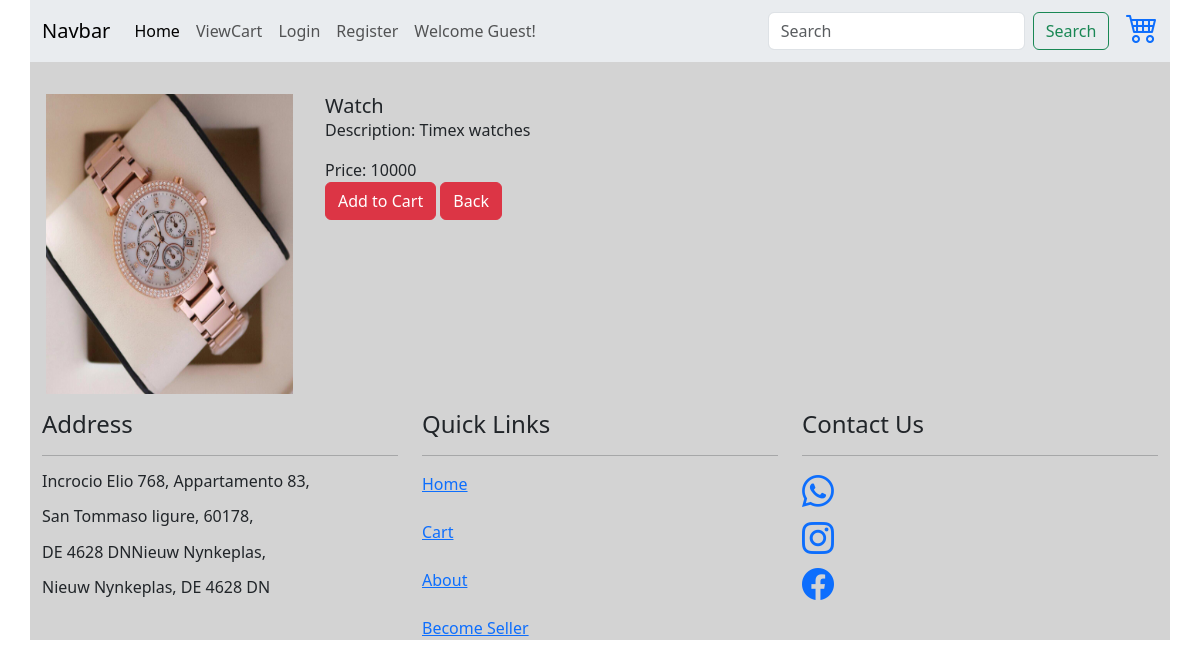
The page /productDetail/2 on the database its author committed.
### EcommApp/models.py (models this page shows, shortened)
class Product(models.Model):
    user = models.ForeignKey(User,on_delete = models.CASCADE,blank=True,null = True)
    product_id = models.IntegerField(primary_key = True)
    product_name = models.CharField(max_length = 50)
    type = (("Watch","Watch"),("Mobile","Mobile"),("Laptop","Laptop"))
    category = models.CharField(max_length = 100,choices = type)
    desc = models.CharField(max_length = 255)
    price = models.IntegerField()
    image = models.ImageField(upload_to='pics')
    prod = CustomManager() #object of Custom Manager
    objects = models.Manager() #default manager

### EcommApp/views.py (the view)
# urls.py: path("productDetail/<int:pid>",views.productDetail,name="productDetails"),
def productDetail(req,pid):
    products = Product.objects.get(product_id=pid)
    context = {}
    context['products']=products
    return render(req,"productDetail.html",context)

### EcommApp/templates/productDetail.html (shortened to what this page needs)
{%extends 'base.html'%}
{% block body %}
<div class="row">
<div class="col-md-3 mt-3 p-3">
    <img src="{{products.image.url}}" class="card-img-top" alt="image" style="width:100%; height:300px;">
</div>
<div class="col-md-9 mt-3 p-3">
    <div class="card-body">
        <h5 class="card-title">{{products.product_name}}</h5>
        <p class="card-text">Description: {{products.desc}}</p>
        <p class="card-text">Price: {{products.price}}</p>
    </div>
    <a href="/addCart/{{products.product_id}}"><button type="button" class="btn btn-danger">Add to Cart</button></a>
    <a href="/"><button type="button" class="btn btn-danger">Back</button></a>
</div>
</div>
{% endblock %}

### rows shown on the page
Product: image (picture), product_name "Watch", desc "Timex watches", price "10000"
